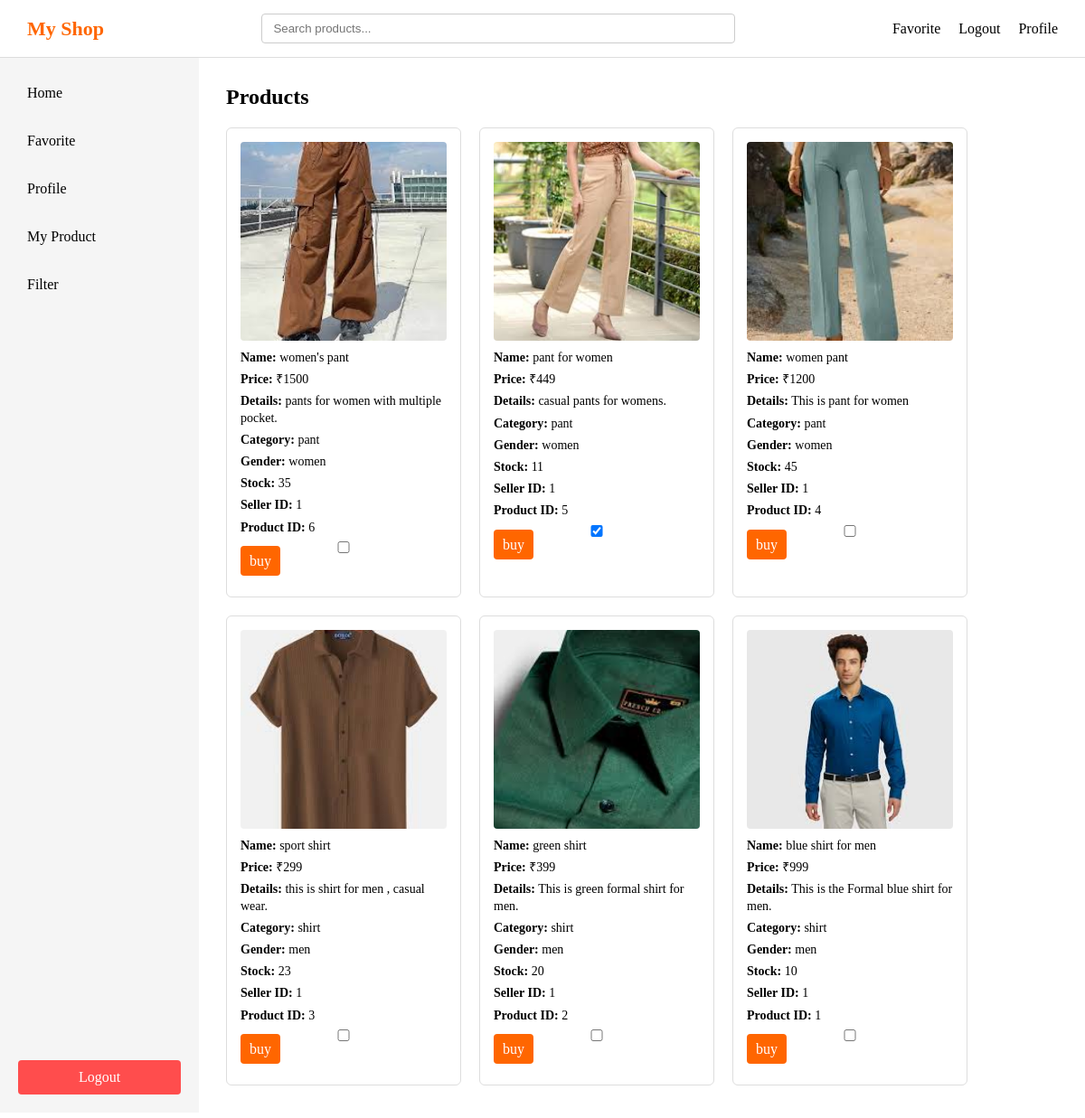
Screenshot of /home (signed in) with the database file from the repository.
### main.py (models this page shows)
class Product(db.Model):
    id=db.Column(db.Integer, primary_key = True)
    product_name = db.Column(db.String(100))
    product_price= db.Column(db.Integer)
    product_image= db.Column(db.String(200))
    product_details = db.Column(db.Text)
    product_category = db.Column(db.String(100))
    product_gender= db.Column(db.String(20))
    product_stock= db.Column(db.Integer)
    seller_id = db.Column(db.Integer, db.ForeignKey('user.id'))

### main.py (the view)
@app.route('/home')
def home():
    if 'user' not in session:
        return redirect(url_for('login'))
    username = session.get('user')
    user = User.query.filter_by(username= username).first()
    products = Product.query.order_by(Product.id.desc()).all()
    liked_products=[]
    liked_products = [
        up.product_id for up in UserProduct.query.filter_by(user_id = user.id).all()
    ]
    return render_template("home.html", user = user , products = products , liked_products = liked_products)

### templates/home.html (shortened to what this page needs)
<!DOCTYPE html>
<html lang="en">
<head>
    <link rel="stylesheet" href="{{ url_for('static', filename='style.css') }}">
</head>
<body>
    <div class="header">
        <div class="logo">My Shop</div>
        <div class="searchbar"  id="searchbar">
            <input type="text" placeholder="Search products..." />
        </div>
        <div class="right">
            <div class="favorite"><a href="/favorite">Favorite</a></div>
            <div class="logout"><a href="/logout">Logout</a></div>
            <div class="profile"><a href="/profile">Profile</a></div>
        </div>
    </div>
    <div class="layout">
        <div class="sidebar">
            <div class="top">
                <div class="home" id="sidebar-home">Home</div>
                <div class="favorite" id="sidebar-favorite">Favorite</div>
                <div class="profile" id="sidebar-profile">Profile</div>
                {% if user.user_type == 's' %}
                <div class="my_product" id="sidebar-myproduct">My Product</div>
                {% endif %}
                <div class="filter" id="sidebar-filter">Filter</div>
            </div>
            <div class="logout" id="sidebar-logout">Logout</div>
        </div>
        <div class="main">
            <h2>Products</h2>
            {% if products %}
            <div class="products">
                {% for product in products %}
                <div class="product-card">
                    <img src="{{ url_for('static', filename='uploads/' + product.product_image) }}">
                    <p><strong>Name:</strong> {{ product.product_name }}</p>
                    <p><strong>Price:</strong> ₹{{ product.product_price }}</p>
                    <p><strong>Details:</strong> {{ product.product_details }}</p>
                    <p><strong>Category:</strong> {{ product.product_category }}</p>
                    <p><strong>Gender:</strong> {{ product.product_gender }}</p>
                    <p><strong>Stock:</strong> {{ product.product_stock }}</p>
                    <p><strong>Seller ID:</strong> {{ product.seller_id }}</p>
                    <p><strong>Product ID:</strong> {{ product.id }}</p>
                    <input type="checkbox" class="like-checkbox" data-product-id="{{ product.id }}"
                    {% if product.id in liked_products %}
                        checked
                    {% endif %}>
                    <div class="buybutton">
                        <a href="{{ url_for('buyButton', product_id=product.id) }}">buy</a>
                    </div>
                </div>
                {% endfor %}
            </div>
            {% endif %}
        </div>
    </div>
</body>
</html>

### static/style.css (style rules this page uses)
* { margin: 0; padding: 0; box-sizing: border-box; }
.header { display: flex; align-items: center; justify-content: space-between; padding: 15px 30px; background-color: #ffffff; border-bottom: 1px solid #ddd; width: 100%; }
.logo { font-size: 22px; font-weight: bold; color: #ff6600; white-space: nowrap; }
.searchbar { flex: 1; display: flex; justify-content: center; }
.searchbar input { width: 60%; min-width: 250px; padding: 8px 12px; border: 1px solid #ccc; border-radius: 4px; }
.right { display: flex; align-items: center; gap: 20px; white-space: nowrap; }
.right a, .right div { text-decoration: none; color: #000; cursor: pointer; font-weight: 500; }
.layout { display: flex; height: calc(100vh - 70px); }
.sidebar { width: 220px; height: 100%; background-color: #f5f5f5; padding: 20px; display: flex; flex-direction: column; }
.sidebar .top { flex: 1; overflow-y: auto; display: flex; flex-direction: column; gap: 15px; }
.sidebar .top div { padding: 10px; cursor: pointer; border-radius: 4px; }
.sidebar .logout { padding: 10px; background-color: #ff4d4d; color: white; text-align: center; border-radius: 4px; cursor: pointer; flex-shrink: 0; }
.main { flex: 1; padding: 30px; background-color: #ffffff; overflow-y: auto; }
.products { display: grid; grid-template-columns: repeat(auto-fill, 260px); gap: 20px; margin-top: 20px; }
.products > div { width: 260px; height: 520px; border: 1px solid #ddd; border-radius: 6px; padding: 15px; background-color: #fff; display: flex; flex-direction: column; overflow: hidden; }
.products img { width: 100%; height: 220px; object-fit: cover; border-radius: 4px; margin-bottom: 10px; }
.products p { font-size: 14px; margin-bottom: 6px; line-height: 1.3; }
.buybutton a, .products button { margin-top: auto; padding: 8px 10px; border-radius: 4px; text-align: center; background-color: #ff6600; color: white; text-decoration: none; border: none; cursor: pointer; }

### rows the page displays
Product: product_image (picture), product_name "women's pant", product_price "1500", product_details "pants for women with multiple pocket.", product_category "pant", product_gender "women", product_stock "35", seller_id "1", id "6"
Product: product_image (picture), product_name "pant for women", product_price "449", product_details "casual pants for womens.", product_category "pant", product_gender "women", product_stock "11", seller_id "1", id "5", id "☑"
Product: product_image (picture), product_name "women pant", product_price "1200", product_details "This is pant for women", product_category "pant", product_gender "women", product_stock "45", seller_id "1", id "4"
Product: product_image (picture), product_name "sport shirt", product_price "299", product_details "this is shirt for men , casual wear.", product_category "shirt", product_gender "men", product_stock "23", seller_id "1", id "3"
Product: product_image (picture), product_name "green shirt", product_price "399", product_details "This is green formal shirt for men.", product_category "shirt", product_gender "men", product_stock "20", seller_id "1", id "2"
Product: product_image (picture), product_name "blue shirt for men", product_price "999", product_details "This is the Formal blue shirt for men.", product_category "shirt", product_gender "men", product_stock "10", seller_id "1", id "1"
